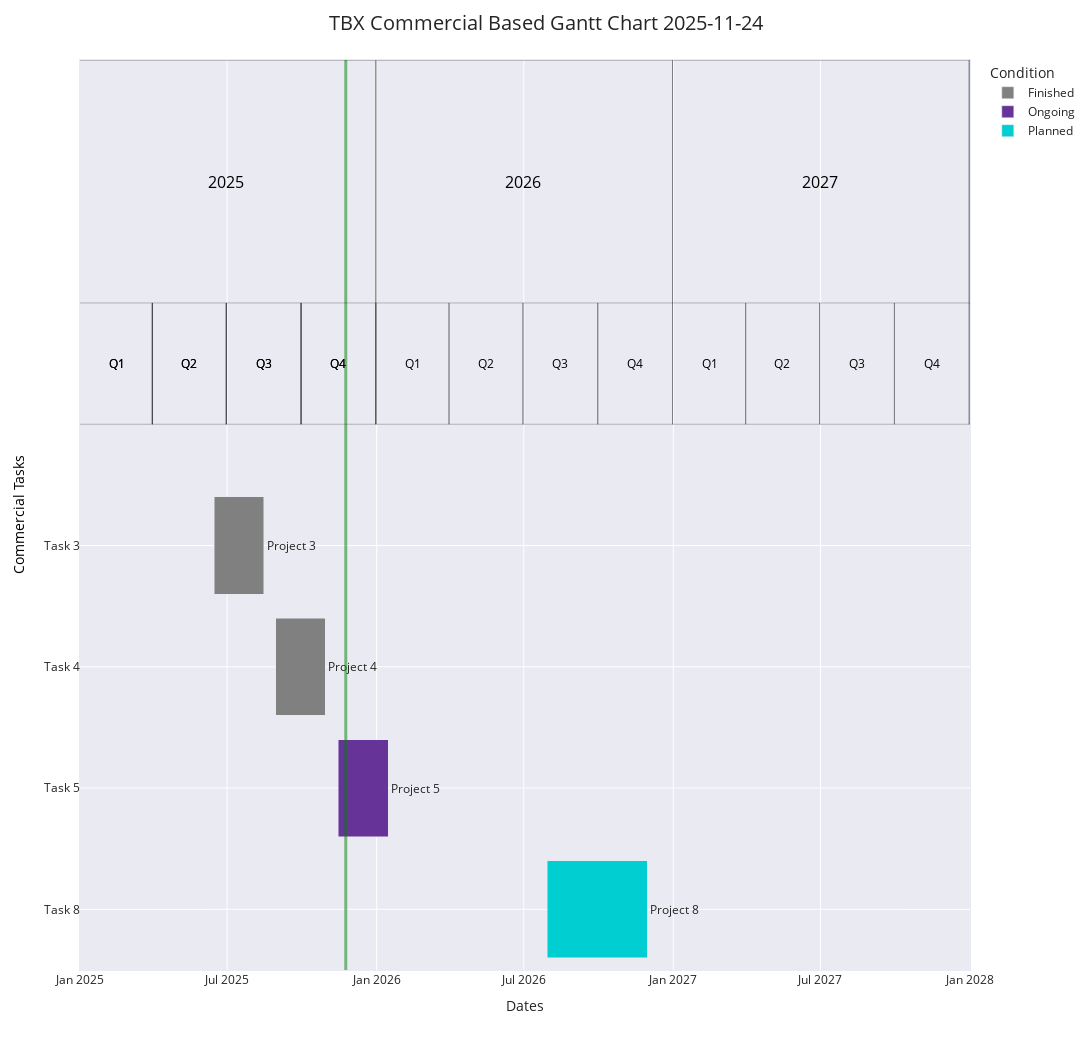

The code cell stored with this chart in its notebook:
### Code cell
# Displaying Gantt Chart #
gantt_chart_functions.display_gantt_chart(gantt_chart_data_colour_conditioned, "Commercial")

### Figure 1 — Plotly figure (JSON) as saved in the notebook; plotly's stock layout.template omitted (floating-point values rounded to 4 significant figures)
{"data": [{"alignmentgroup": "True", "base": ["2025-06-15", "2025-08-30"], "hovertemplate": "Condition=Finished<br>Start_Date=%{base}<br>Finish_Date=%{x}<br>Task=%{y}<br>Notes=%{text}<extra></extra>", "legendgroup": "Finished", "marker": {"color": "gray", "pattern": {"shape": ""}}, "name": "Finished", "offsetgroup": "Finished", "orientation": "h", "showlegend": true, "text": ["Project 3", "Project 4"], "textposition": "outside", "type": "bar", "x": [5270400000, 5270400000], "xaxis": "x", "y": ["Task 3", "Task 4"], "yaxis": "y"}, {"alignmentgroup": "True", "base": ["2025-11-15"], "hovertemplate": "Condition=Ongoing<br>Start_Date=%{base}<br>Finish_Date=%{x}<br>Task=%{y}<br>Notes=%{text}<extra></extra>", "legendgroup": "Ongoing", "marker": {"color": "rebeccapurple", "pattern": {"shape": ""}}, "name": "Ongoing", "offsetgroup": "Ongoing", "orientation": "h", "showlegend": true, "text": ["Project 5"], "textposition": "outside", "type": "bar", "x": [5270400000], "xaxis": "x", "y": ["Task 5"], "yaxis": "y"}, {"alignmentgroup": "True", "base": ["2026-07-30"], "hovertemplate": "Condition=Planned<br>Start_Date=%{base}<br>Finish_Date=%{x}<br>Task=%{y}<br>Notes=%{text}<extra></extra>", "legendgroup": "Planned", "marker": {"color": "darkturquoise", "pattern": {"shape": ""}}, "name": "Planned", "offsetgroup": "Planned", "orientation": "h", "showlegend": true, "text": ["Project 8"], "textposition": "outside", "type": "bar", "x": [10627200000], "xaxis": "x", "y": ["Task 8"], "yaxis": "y"}], "layout": {"annotations": [{"font": {"color": "black", "size": 12}, "showarrow": false, "text": "Q1", "x": "2025-02-15", "y": -1.5}, {"font": {"color": "black", "size": 12}, "showarrow": false, "text": "Q2", "x": "2025-05-15", "y": -1.5}, {"font": {"color": "black", "size": 12}, "showarrow": false, "text": "Q3", "x": "2025-08-15", "y": -1.5}, {"font": {"color": "black", "size": 12}, "showarrow": false, "text": "Q4", "x": "2025-11-15", "y": -1.5}, {"font": {"color": "black", "size": 12}, "showarrow": false, "text": "Q1", "x": "2026-02-15", "y": -1.5}, {"font": {"color": "black", "size": 12}, "showarrow": false, "text": "Q2", "x": "2026-05-15", "y": -1.5}, {"font": {"color": "black", "size": 12}, "showarrow": false, "text": "Q3", "x": "2026-08-15", "y": -1.5}, {"font": {"color": "black", "size": 12}, "showarrow": false, "text": "Q4", "x": "2026-11-15", "y": -1.5}, {"font": {"color": "black", "size": 12}, "showarrow": false, "text": "Q1", "x": "2027-02-15", "y": -1.5}, {"font": {"color": "black", "size": 12}, "showarrow": false, "text": "Q2", "x": "2027-05-15", "y": -1.5}, {"font": {"color": "black", "size": 12}, "showarrow": false, "text": "Q3", "x": "2027-08-15", "y": -1.5}, {"font": {"color": "black", "size": 12}, "showarrow": false, "text": "Q4", "x": "2027-11-15", "y": -1.5}, {"font": {"color": "black", "size": 12}, "showarrow": false, "text": "Q1", "x": "2025-02-15", "y": -1.5}, {"font": {"color": "black", "size": 12}, "showarrow": false, "text": "Q2", "x": "2025-05-15", "y": -1.5}, {"font": {"color": "black", "size": 12}, "showarrow": false, "text": "Q3", "x": "2025-08-15", "y": -1.5}, {"font": {"color": "black", "size": 12}, "showarrow": false, "text": "Q4", "x": "2025-11-15", "y": -1.5}, {"font": {"color": "black", "size": 16}, "showarrow": false, "text": "2025", "x": "2025-06-30", "y": -3}, {"font": {"color": "black", "size": 16}, "showarrow": false, "text": "2026", "x": "2026-06-30", "y": -3}, {"font": {"color": "black", "size": 16}, "showarrow": false, "text": "2027", "x": "2027-06-30", "y": -3}], "barmode": "stack", "height": 1050, "legend": {"title": {"text": "Condition"}, "tracegroupgap": 0}, "margin": {"pad": 1, "t": 60}, "shapes": [{"line": {"color": "green", "dash": "solid", "width": 3}, "type": "line", "x0": "2025-11-24", "x1": "2025-11-24", "xref": "x", "y0": 0, "y1": 1, "yref": "y domain"}, {"line": {"dash": "solid", "width": 0.5}, "type": "line", "x0": 0, "x1": 1, "xref": "x domain", "y0": -1, "y1": -1, "yref": "y"}, {"line": {"dash": "solid", "width": 0.5}, "type": "line", "x0": 0, "x1": 1, "xref": "x domain", "y0": -2, "y1": -2, "yref": "y"}, {"line": {"dash": "solid", "width": 0.5}, "type": "line", "x0": 0, "x1": 1, "xref": "x domain", "y0": -4, "y1": -4, "yref": "y"}, {"line": {"color": "black", "width": 0.75}, "type": "rect", "x0": "2025-03-31", "x1": "2025-03-31", "y0": -1, "y1": -2}, {"line": {"color": "black", "width": 0.75}, "type": "rect", "x0": "2025-06-30", "x1": "2025-06-30", "y0": -1, "y1": -2}, {"line": {"color": "black", "width": 0.75}, "type": "rect", "x0": "2025-09-30", "x1": "2025-09-30", "y0": -1, "y1": -2}, {"line": {"color": "black", "width": 0.75}, "type": "rect", "x0": "2025-12-31", "x1": "2025-12-31", "y0": -1, "y1": -2}, {"line": {"color": "black", "width": 0.75}, "type": "rect", "x0": "2026-03-31", "x1": "2026-03-31", "y0": -1, "y1": -2}, {"line": {"color": "black", "width": 0.75}, "type": "rect", "x0": "2026-06-30", "x1": "2026-06-30", "y0": -1, "y1": -2}, {"line": {"color": "black", "width": 0.75}, "type": "rect", "x0": "2026-09-30", "x1": "2026-09-30", "y0": -1, "y1": -2}, {"line": {"color": "black", "width": 0.75}, "type": "rect", "x0": "2026-12-31", "x1": "2026-12-31", "y0": -1, "y1": -2}, {"line": {"color": "black", "width": 0.75}, "type": "rect", "x0": "2027-03-31", "x1": "2027-03-31", "y0": -1, "y1": -2}, {"line": {"color": "black", "width": 0.75}, "type": "rect", "x0": "2027-06-30", "x1": "2027-06-30", "y0": -1, "y1": -2}, {"line": {"color": "black", "width": 0.75}, "type": "rect", "x0": "2027-09-30", "x1": "2027-09-30", "y0": -1, "y1": -2}, {"line": {"color": "black", "width": 0.75}, "type": "rect", "x0": "2027-12-31", "x1": "2027-12-31", "y0": -1, "y1": -2}, {"line": {"color": "black", "width": 0.75}, "type": "rect", "x0": "2025-03-31", "x1": "2025-03-31", "y0": -1, "y1": -2}, {"line": {"color": "black", "width": 0.75}, "type": "rect", "x0": "2025-06-30", "x1": "2025-06-30", "y0": -1, "y1": -2}, {"line": {"color": "black", "width": 0.75}, "type": "rect", "x0": "2025-09-30", "x1": "2025-09-30", "y0": -1, "y1": -2}, {"line": {"color": "black", "width": 0.75}, "type": "rect", "x0": "2025-12-31", "x1": "2025-12-31", "y0": -1, "y1": -2}, {"line": {"color": "black", "width": 0.75}, "type": "rect", "x0": "2025-12-31", "x1": "2025-12-31", "y0": -2, "y1": -4}, {"line": {"color": "black", "width": 0.75}, "type": "rect", "x0": "2026-12-31", "x1": "2026-12-31", "y0": -2, "y1": -4}, {"line": {"color": "black", "width": 0.75}, "type": "rect", "x0": "2027-12-31", "x1": "2027-12-31", "y0": -2, "y1": -4}], "showlegend": true, "title": {"font": {"size": 20}, "text": "TBX Commercial Based Gantt Chart 2025-11-24", "x": 0.5}, "width": 1500, "xaxis": {"anchor": "y", "domain": [0, 1], "range": ["2025-01-01", "2028-01-01"], "title": {"text": "Dates"}, "type": "date"}, "yaxis": {"anchor": "free", "autorange": "reversed", "categoryarray": ["Task 3", "Task 4", "Task 5", "Task 8"], "categoryorder": "array", "domain": [0, 1], "showgrid": true, "side": "left", "spikemode": "across", "title": {"font": {"color": "black"}, "text": "Commercial Tasks"}}}}
